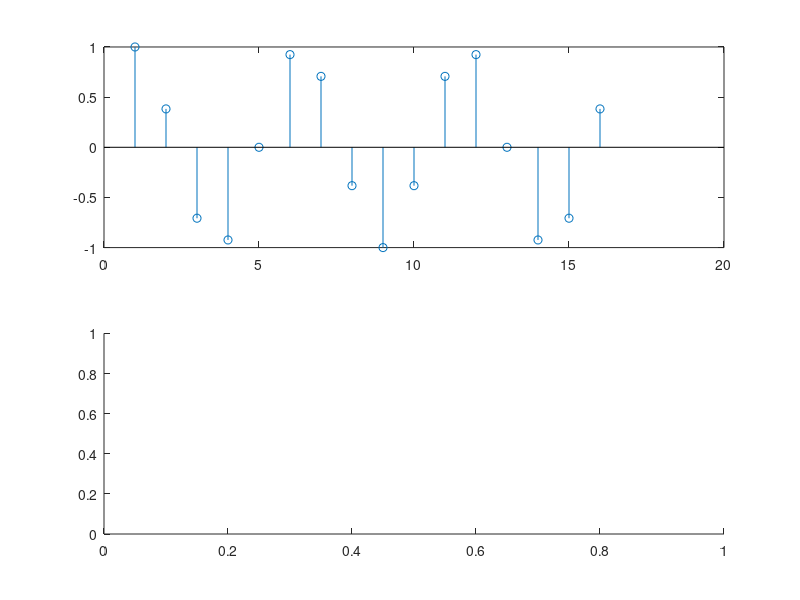

Reproduce this figure in MATLAB. (Note: this script raises an error after producing the figure.)
%% Exercício 2

N = (0:15);

x1 = ones(1,16);
x2 = cos(3*pi.*N./8);

DFT1 = fft(x1, 16);
DTFT1 = fft(x1, 1024);

DFT2 = fft(x2, 16);
DTFT2 = fft(x2, 1024);

subplot(2,1,1)
stem(x2)
subplot(2,1,2)
hold on
stem(X(16),abs(DFT2))
plot(X(1024), abs(DTFT2))
hold off
xlabel('cenas'), ylabel('Modulo'), title('DFT / DTFT de x2')

function f = X(N)
f = 0:(1/N):(1 - 1/N);
end